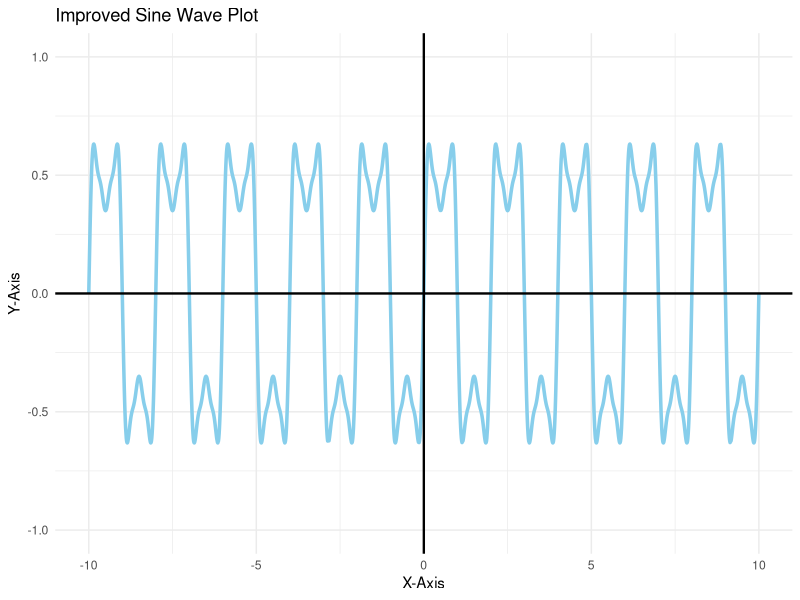
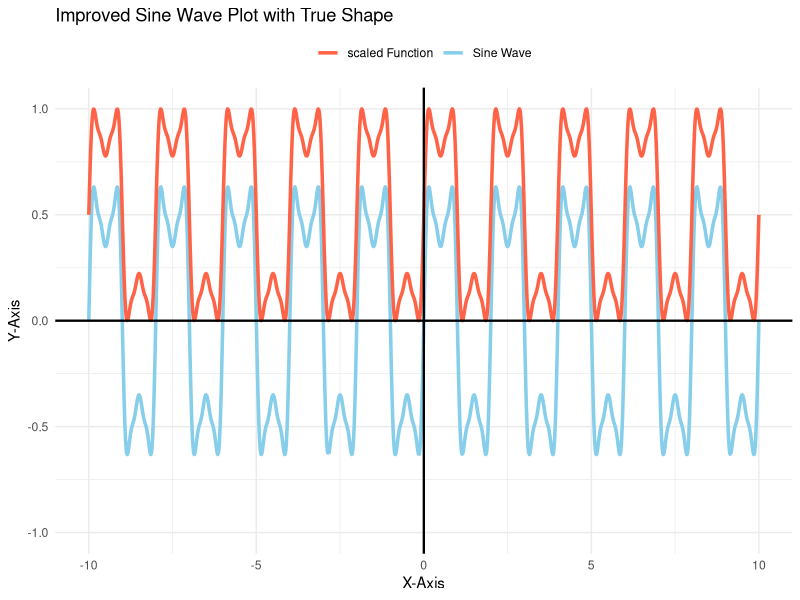

Here is the R script that generated these plots, in order:
library(tidyverse)
scale <- function(X) {
  min_val <- min(X)
  max_val <- max(X)
  scaled_X <- (X - min_val) / (max_val - min_val)
  return(scaled_X)
}

unscale <- function(y, min_val, max_val) {
  unscaled_X <- (y * (max_val - min_val)) + min_val
  return(unscaled_X)
}

# Set seed for reproducibility
set.seed(123)

# Generate random numbers
X <- round(runif(50000, min = -100, max = 100), 2)

# Calculate Y values based on the given function
# y = 0.6*sin(πx) + 0.3*sin(3πx) + 0.1*sin(5πx) + 0.05*sin(7πx)
calculate_y <- function(x) {
  0.6 * sin(pi * x) + 
    0.3 * sin(3 * pi * x) + 
    0.1 * sin(5 * pi * x) + 
    0.05 * sin(7 * pi * x)
}

# Apply the function to all X values
Y <- sapply(X, calculate_y)

# Create the dataset
dataset <- data.frame(X = X, Y = Y)

# Display the first few rows
head(dataset)

# Summary statistics
summary(dataset)

# Generate the true Y values for the exact function over a specific X range
X_true <- seq(-10, 10, length.out = 1000)  # Using a smaller range for the true function
Y_true <- calculate_y(X_true)
Y_true <- scale(Y_true)


# Plot only the dataset 
ggplot(dataset, aes(x = X, y = Y)) +
  geom_line(color = "skyblue", size = 1.2) +  # Thicker blue line
  geom_hline(yintercept = 0, color = "black", linetype = "solid", size = 0.8) +  # X-axis
  geom_vline(xintercept = 0, color = "black", linetype = "solid", size = 0.8) +  # Y-axis
  xlim(-10, 10) +
  ylim(-1, 1) +
  labs(title = "Improved Sine Wave Plot", x = "X-Axis", y = "Y-Axis") + 
  theme_minimal()  # Clean theme

# Plot the dataset and the complete function together
ggplot() +
  geom_line(data = dataset, aes(x = X, y = Y, color = "Sine Wave"), size = 1.2) +  # Thicker blue line
  geom_line(aes(x = X_true, y = Y_true, color = "scaled Function"), size = 1.2, linetype = "solid") +  # True shape in red
  geom_hline(yintercept = 0, color = "black", linetype = "solid", size = 0.8) +  # X-axis
  geom_vline(xintercept = 0, color = "black", linetype = "solid", size = 0.8) +  # Y-axis
  xlim(-10, 10) +
  ylim(-1, 1) +
  labs(title = "Improved Sine Wave Plot with True Shape", x = "X-Axis", y = "Y-Axis") + 
  scale_color_manual(values = c("Sine Wave" = "skyblue", "scaled Function" = "tomato")) +  # Custom colors for legends
  theme_minimal() +  # Clean theme
  theme(legend.title = element_blank(), legend.position = "top")  # Position the legend at the top

# Save the dataset to a CSV file 
write.csv(dataset, "sine_wave_dataset.csv", row.names = FALSE)

dataset$Y <- scale(dataset$Y)
dataset <- dataset %>% 
  filter(X >= -10 & X <= 10)
write.csv(dataset, "sine_wave_dataset_preprocess.csv", row.names = FALSE)


